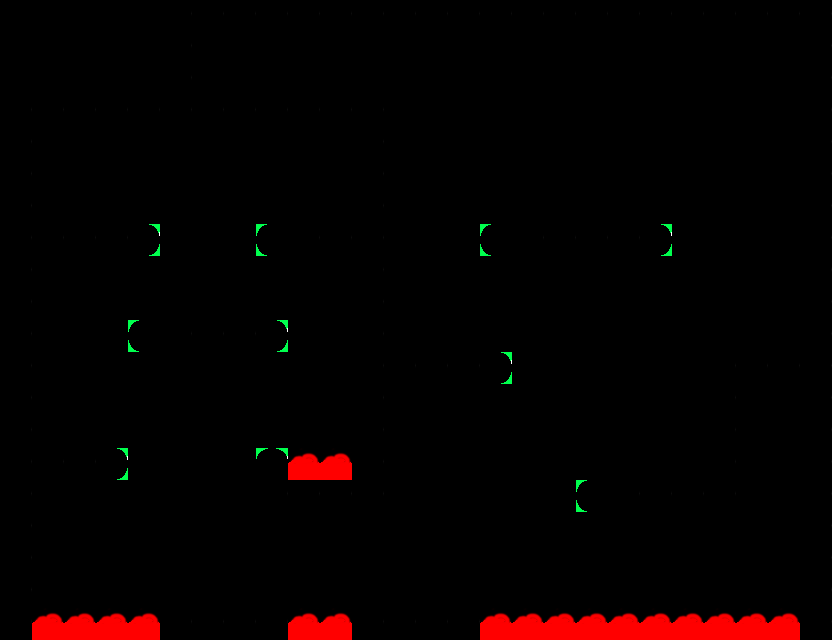

This game map was drawn from its Tiled (.tmx) file and the tilesets committed beside it. A one-line description and the trimmed map source follow:
An orthogonal 26x20 tile map with 32x32 px tiles, 2 tile layers (collision, foreground), 3 tilesets and 16 objects (6x rotator, 4x lava, 4x jumper, player, game_complete).

<map version="1.0" orientation="orthogonal" width="26" height="20" tilewidth="32" tileheight="32">
 <properties>
  <property name="background_image" value="background" />
 </properties>
 <tileset firstgid="1" name="tiles" tilewidth="32" tileheight="32">
  <image source="../images/tiles.png" width="192" height="32" />
 </tileset>
 <tileset firstgid="7" name="metatiles" tilewidth="32" tileheight="32">
  <image source="../images/metatiles.png" width="32" height="32" />
  <tile id="0">
   <properties>
    <property name="type" value="solid" />
   </properties>
  </tile>
 </tileset>
 <tileset firstgid="8" name="goal" tilewidth="32" tileheight="32">
  <image source="../images/goal.png" width="32" height="32" />
 </tileset>
 <layer name="collision" width="26" height="20">
  <data>[520 cells, 130 non-empty, 1 distinct tile ids]</data>
 </layer>
 <layer name="foreground" width="26" height="20">
  <data>[520 cells, 148 non-empty, 5 distinct tile ids]</data>
 </layer>
 <objectgroup name="objects" width="26" height="20">
  <object name="player" x="64" y="192" width="32" height="32">
   <properties>
    <property name="image" value="player" />
    <property name="spritewidth" value="32" />
   </properties>
  </object>
  <object name="lava" x="32" y="608" width="128" height="32">
   <properties>
    <property name="duration" value="1" />
    <property name="fade" value="#000000" />
    <property name="to" value="Level 16" />
   </properties>
  </object>
  <object name="jumper" x="736" y="320" width="32" height="32">
   <properties>
    <property name="image" value="jumper" />
    <property name="spritewidth" value="32" />
   </properties>
  </object>
  <object name="jumper" x="608" y="448" width="32" height="32">
   <properties>
    <property name="image" value="jumper" />
    <property name="spritewidth" value="32" />
   </properties>
  </object>
  <object name="lava" x="480" y="608" width="320" height="32">
   <properties>
    <property name="duration" value="1" />
    <property name="fade" value="#000000" />
    <property name="to" value="Level 16" />
   </properties>
  </object>
  <object name="rotator" x="320" y="192" width="32" height="32">
   <properties>
    <property name="image" value="rotator" />
    <property name="spritewidth" value="32" />
   </properties>
  </object>
  <object name="rotator" x="672" y="448" width="32" height="32">
   <properties>
    <property name="image" value="rotator" />
    <property name="spritewidth" value="32" />
   </properties>
  </object>
  <object name="jumper" x="416" y="576" width="32" height="32">
   <properties>
    <property name="image" value="jumper" />
    <property name="spritewidth" value="32" />
   </properties>
  </object>
  <object name="rotator" x="32" y="416" width="32" height="32">
   <properties>
    <property name="image" value="rotator" />
    <property name="spritewidth" value="32" />
   </properties>
  </object>
  <object name="lava" x="288" y="448" width="64" height="32">
   <properties>
    <property name="duration" value="1" />
    <property name="fade" value="#000000" />
    <property name="to" value="Level 16" />
   </properties>
  </object>
  <object name="rotator" x="32" y="192" width="32" height="32">
   <properties>
    <property name="image" value="rotator" />
    <property name="spritewidth" value="32" />
   </properties>
  </object>
  <object name="rotator" x="384" y="320" width="32" height="32">
   <properties>
    <property name="image" value="rotator" />
    <property name="spritewidth" value="32" />
   </properties>
  </object>
  <object name="rotator" x="768" y="320" width="32" height="32">
   <properties>
    <property name="image" value="rotator" />
    <property name="spritewidth" value="32" />
   </properties>
  </object>
  <object name="jumper" x="512" y="192" width="32" height="32">
   <properties>
    <property name="image" value="jumper" />
    <property name="spritewidth" value="32" />
   </properties>
  </object>
  <object name="lava" x="288" y="608" width="64" height="32">
   <properties>
    <property name="duration" value="1" />
    <property name="fade" value="#000000" />
    <property name="to" value="Level 16" />
   </properties>
  </object>
  <object name="game_complete" x="192" y="64" width="32" height="32">
   <properties>
    <property name="image" value="goal" />
    <property name="spritewidth" value="32" />
   </properties>
  </object>
 </objectgroup>
</map>
